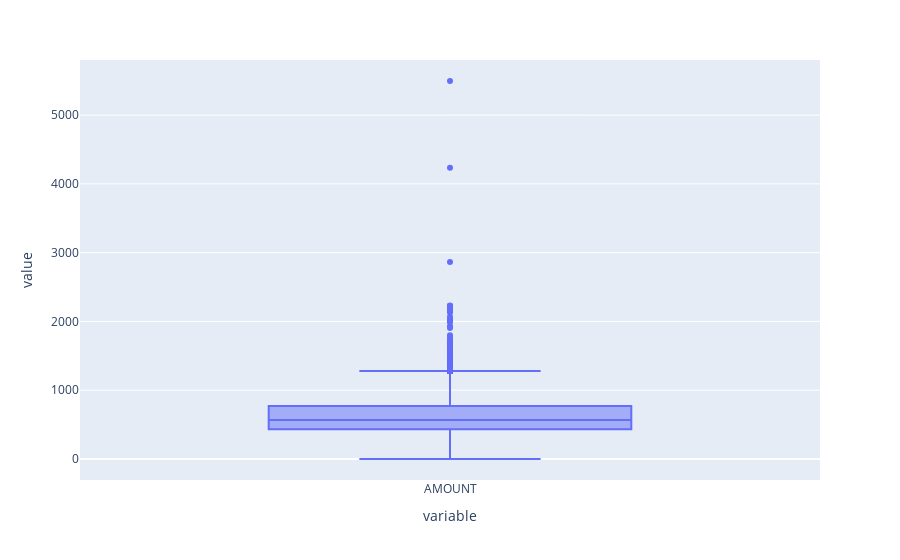

The notebook cell this image was saved under:
### Markdown cell above
EXPLORATORY DATA ANALYSIS OF THE MERGED DATASET

### Code cell
#Check on outliers especially on the amount column
fig = px.box(df_Main['AMOUNT'], points="outliers")
fig.show();

### Figure 1 — Plotly figure (JSON) as saved in the notebook; plotly's stock layout.template omitted (floating-point values rounded to 4 significant figures; data arrays with more than 128 entries replaced by an {"elided": "..."} marker saying what was removed)
{"data": [{"alignmentgroup": "True", "boxpoints": "outliers", "hovertemplate": "variable=%{x}<br>value=%{y}<extra></extra>", "legendgroup": "", "marker": {"color": "#636efa"}, "name": "", "notched": false, "offsetgroup": "", "orientation": "v", "showlegend": false, "type": "box", "x": {"elided": "32615 str values"}, "x0": " ", "xaxis": "x", "y": {"elided": "32615 float values"}, "y0": " ", "yaxis": "y"}], "layout": {"boxmode": "group", "legend": {"tracegroupgap": 0}, "margin": {"t": 60}, "xaxis": {"anchor": "y", "domain": [0, 1], "title": {"text": "variable"}}, "yaxis": {"anchor": "x", "domain": [0, 1], "title": {"text": "value"}}}}
